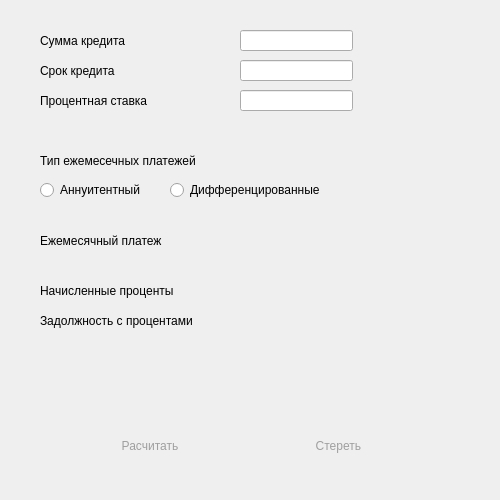
<?xml version="1.0" encoding="UTF-8"?>
<ui version="4.0">
 <class>credit</class>
 <widget class="QWidget" name="credit">
  <property name="geometry">
   <rect>
    <x>0</x>
    <y>0</y>
    <width>500</width>
    <height>500</height>
   </rect>
  </property>
  <property name="minimumSize">
   <size>
    <width>500</width>
    <height>500</height>
   </size>
  </property>
  <property name="maximumSize">
   <size>
    <width>500</width>
    <height>500</height>
   </size>
  </property>
  <property name="windowTitle">
   <string>credit</string>
  </property>
  <widget class="QLabel" name="label_2">
   <property name="geometry">
    <rect>
     <x>40</x>
     <y>60</y>
     <width>151</width>
     <height>21</height>
    </rect>
   </property>
   <property name="text">
    <string>Срок кредита</string>
   </property>
  </widget>
  <widget class="QLabel" name="label">
   <property name="geometry">
    <rect>
     <x>40</x>
     <y>30</y>
     <width>101</width>
     <height>21</height>
    </rect>
   </property>
   <property name="text">
    <string>Сумма кредита</string>
   </property>
  </widget>
  <widget class="QLabel" name="label_4">
   <property name="geometry">
    <rect>
     <x>40</x>
     <y>150</y>
     <width>181</width>
     <height>21</height>
    </rect>
   </property>
   <property name="text">
    <string>Тип ежемесечных платежей</string>
   </property>
  </widget>
  <widget class="QLabel" name="label_3">
   <property name="geometry">
    <rect>
     <x>40</x>
     <y>90</y>
     <width>151</width>
     <height>21</height>
    </rect>
   </property>
   <property name="text">
    <string>Процентная ставка</string>
   </property>
  </widget>
  <widget class="QRadioButton" name="radioAnn">
   <property name="geometry">
    <rect>
     <x>40</x>
     <y>180</y>
     <width>121</width>
     <height>20</height>
    </rect>
   </property>
   <property name="text">
    <string>Аннуитентный</string>
   </property>
  </widget>
  <widget class="QRadioButton" name="radioDiff">
   <property name="geometry">
    <rect>
     <x>170</x>
     <y>180</y>
     <width>171</width>
     <height>20</height>
    </rect>
   </property>
   <property name="text">
    <string>Дифференцированные</string>
   </property>
  </widget>
  <widget class="QLabel" name="label_7">
   <property name="geometry">
    <rect>
     <x>40</x>
     <y>230</y>
     <width>141</width>
     <height>21</height>
    </rect>
   </property>
   <property name="text">
    <string>Ежемесячный платеж</string>
   </property>
  </widget>
  <widget class="QLabel" name="label_8">
   <property name="geometry">
    <rect>
     <x>40</x>
     <y>310</y>
     <width>181</width>
     <height>21</height>
    </rect>
   </property>
   <property name="text">
    <string>Задолжность с процентами</string>
   </property>
  </widget>
  <widget class="QLabel" name="label_9">
   <property name="geometry">
    <rect>
     <x>40</x>
     <y>280</y>
     <width>151</width>
     <height>21</height>
    </rect>
   </property>
   <property name="text">
    <string>Начисленные проценты</string>
   </property>
  </widget>
  <widget class="QLineEdit" name="lineSum">
   <property name="geometry">
    <rect>
     <x>240</x>
     <y>30</y>
     <width>113</width>
     <height>21</height>
    </rect>
   </property>
  </widget>
  <widget class="QLineEdit" name="linePeriod">
   <property name="geometry">
    <rect>
     <x>240</x>
     <y>60</y>
     <width>113</width>
     <height>21</height>
    </rect>
   </property>
  </widget>
  <widget class="QLineEdit" name="lineRate">
   <property name="geometry">
    <rect>
     <x>240</x>
     <y>90</y>
     <width>113</width>
     <height>21</height>
    </rect>
   </property>
  </widget>
  <widget class="QPushButton" name="pushStart">
   <property name="geometry">
    <rect>
     <x>100</x>
     <y>430</y>
     <width>100</width>
     <height>32</height>
    </rect>
   </property>
   <property name="styleSheet">
    <string notr="true">  QPushButton:open { /* when the button has its menu open */
        /*background-color: qlineargradient(x1: 1, y0: 1, x2: 1, y2: 1,
                                           stop: 1 #535353 stop: 1 #535353);*/
      background-repeat: repeat-y;
      background-position: left;

     }

  QPushButton{
     	border-color: darkblue;
		border-style: outset; /*groove*/
		color: palette(dark);
}

     QPushButton::menu-indicator {
         image: url(menu_indicator.png);
         subcontrol-origin: padding;
         subcontrol-position: bottom right;
     }



QPushButton:hover { color: green } /*при наведении*/</string>
   </property>
   <property name="text">
    <string>Расчитать</string>
   </property>
  </widget>
  <widget class="QPushButton" name="pushClear">
   <property name="geometry">
    <rect>
     <x>290</x>
     <y>430</y>
     <width>100</width>
     <height>32</height>
    </rect>
   </property>
   <property name="styleSheet">
    <string notr="true">  QPushButton:open { /* when the button has its menu open */
        /*background-color: qlineargradient(x1: 1, y0: 1, x2: 1, y2: 1,
                                           stop: 1 #535353 stop: 1 #535353);*/
      background-repeat: repeat-y;
      background-position: left;

     }

  QPushButton{
     	border-color: darkblue;
		border-style: outset; /*groove*/
		color: palette(dark);
}

     QPushButton::menu-indicator {
         image: url(menu_indicator.png);
         subcontrol-origin: padding;
         subcontrol-position: bottom right;
     }



QPushButton:hover { color: orange } /*при наведении*/</string>
   </property>
   <property name="text">
    <string>Стереть </string>
   </property>
  </widget>
  <widget class="QLabel" name="lineMountlyPay">
   <property name="geometry">
    <rect>
     <x>240</x>
     <y>230</y>
     <width>231</width>
     <height>21</height>
    </rect>
   </property>
   <property name="text">
    <string/>
   </property>
  </widget>
  <widget class="QLabel" name="linePercent">
   <property name="geometry">
    <rect>
     <x>240</x>
     <y>280</y>
     <width>151</width>
     <height>21</height>
    </rect>
   </property>
   <property name="text">
    <string/>
   </property>
  </widget>
  <widget class="QLabel" name="lineSumFinal">
   <property name="geometry">
    <rect>
     <x>240</x>
     <y>310</y>
     <width>151</width>
     <height>21</height>
    </rect>
   </property>
   <property name="text">
    <string/>
   </property>
  </widget>
 </widget>
 <resources/>
 <connections/>
</ui>
